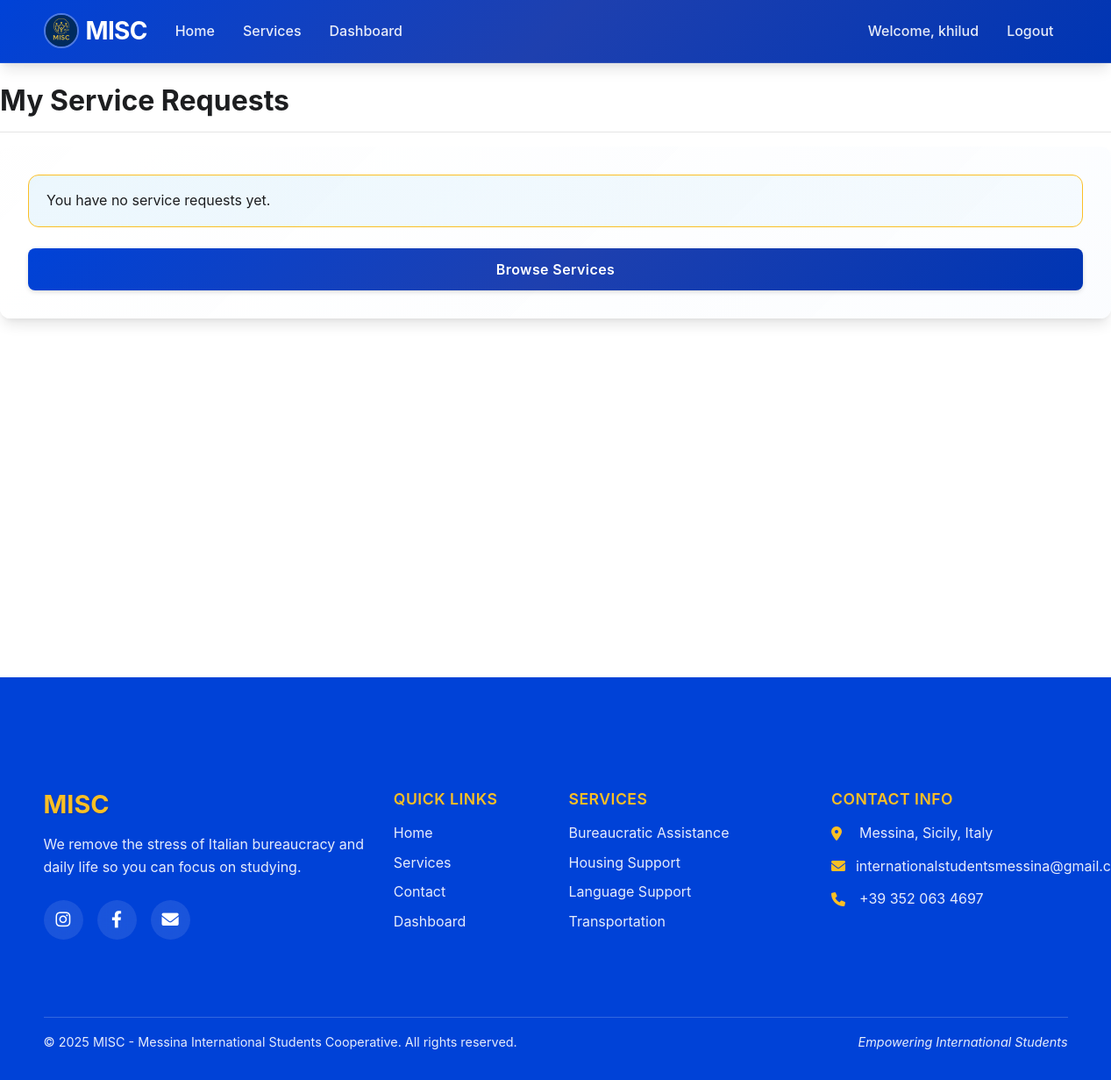
Before: /dashboard/requests (signed in) with the older database file.
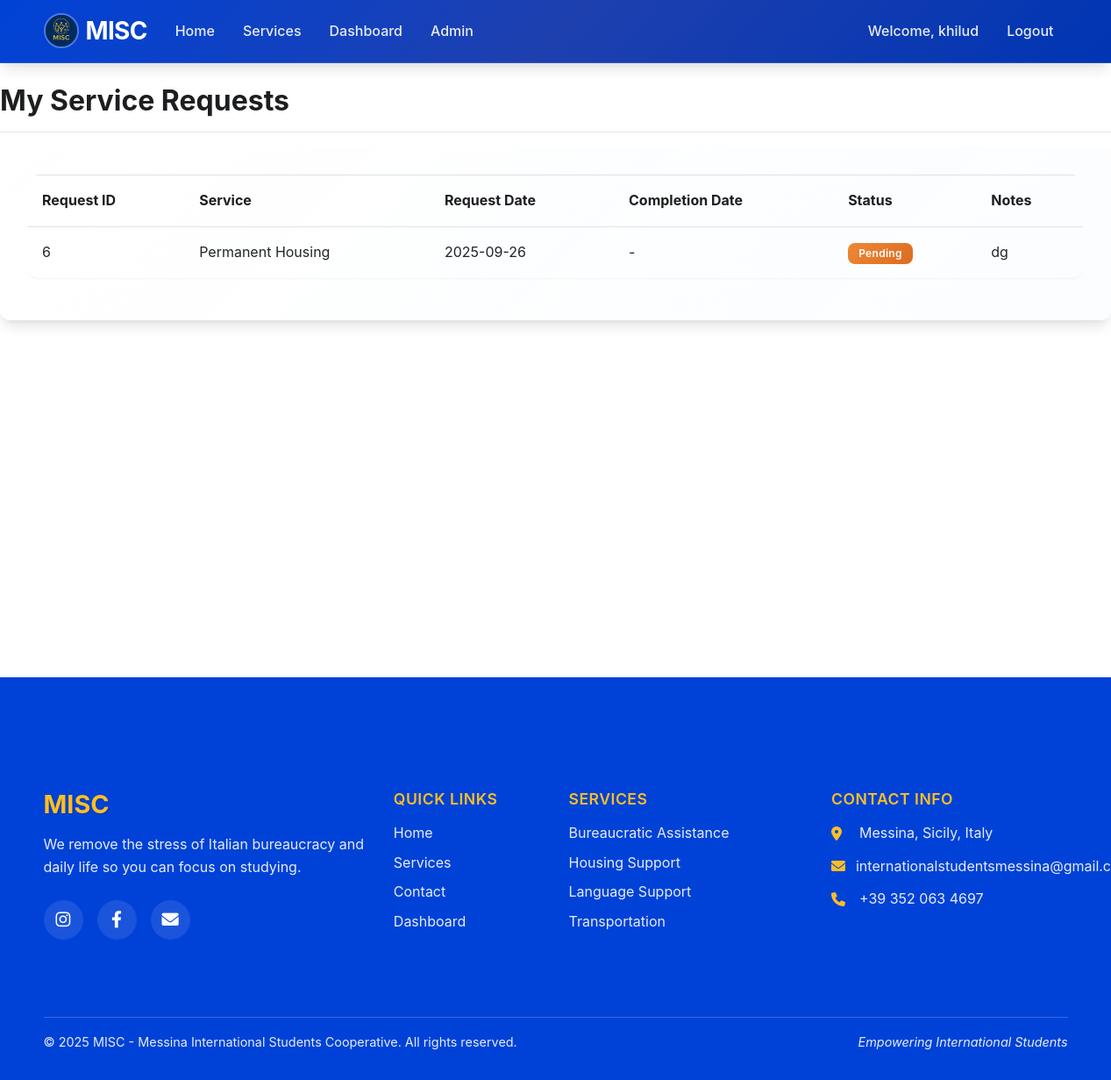
After: the same page with the newer database file.
### app/models.py (models this page shows, shortened)
class ServiceRequest(db.Model):
    id = db.Column(db.Integer, primary_key=True)
    user_id = db.Column(db.Integer, db.ForeignKey('user.id'))
    service_id = db.Column(db.Integer, db.ForeignKey('service.id'))
    status = db.Column(db.String(20), default='pending')  # pending, approved, completed, cancelled
    request_date = db.Column(db.DateTime, default=datetime.utcnow)
    completion_date = db.Column(db.DateTime, nullable=True)
    notes = db.Column(db.Text, nullable=True)

class Service(db.Model):
    id = db.Column(db.Integer, primary_key=True)
    name = db.Column(db.String(64), index=True)
    description = db.Column(db.Text)
    category = db.Column(db.String(50), nullable=False)
    subcategory = db.Column(db.String(50))
    price = db.Column(db.Float)
    is_available = db.Column(db.Boolean, default=True)
    requests = db.relationship('ServiceRequest', backref='service_type', lazy='dynamic')

### app/routes/dashboard.py (the view)
@dashboard.route('/requests')
@login_required
def requests():
    requests = ServiceRequest.query.filter_by(user_id=current_user.id).all()
    return render_template('dashboard/requests.html', requests=requests)

### app/models.py (called while the page is built)
@login_manager.user_loader
def load_user(id):
    return User.query.get(int(id))

### app/templates/dashboard/requests.html (shortened to what this page needs)
{% extends "base.html" %}
{% block content %}
<div class="row">
    <div class="col-md-12">
        <h2>My Service Requests</h2>
        <hr>
    </div>
</div>
<div class="row">
    <div class="col-md-12">
        <div class="card">
            <div class="card-body">
                {% if requests %}
                <div class="table-responsive">
                    <table class="table table-hover">
                        <thead>
                            <tr>
                                <th>Request ID</th>
                                <th>Service</th>
                                <th>Request Date</th>
                                <th>Completion Date</th>
                                <th>Status</th>
                                <th>Notes</th>
                            </tr>
                        </thead>
                        <tbody>
                            {% for request in requests %}
                            <tr>
                                <td>{{ request.id }}</td>
                                <td>{{ request.service_type.name }}</td>
                                <td>{{ request.request_date.strftime('%Y-%m-%d') }}</td>
                                <td>
                                    {% if request.completion_date %}
                                    {{ request.completion_date.strftime('%Y-%m-%d') }}
                                    {% else %}
                                    -
                                    {% endif %}
                                </td>
                                <td>
                                    {% if request.status == 'pending' %}
                                    <span class="badge badge-warning">Pending</span>
                                    {% elif request.status == 'approved' %}
                                    <span class="badge badge-primary">Approved</span>
                                    {% elif request.status == 'completed' %}
                                    <span class="badge badge-success">Completed</span>
                                    {% elif request.status == 'cancelled' %}
                                    <span class="badge badge-danger">Cancelled</span>
                                    {% endif %}
                                </td>
                                <td>
                                    {% if request.notes %}
                                    {{ request.notes|truncate(30) }}
                                    {% else %}
                                    -
                                    {% endif %}
                                </td>
                            </tr>
                            {% endfor %}
                        </tbody>
                    </table>
                </div>
                {% else %}
                <div class="alert alert-info">You have no service requests yet.</div>
                <a href="{{ url_for('service.index') }}" class="btn btn-primary">Browse Services</a>
                {% endif %}
            </div>
        </div>
    </div>
</div>
{% endblock %}

### app/templates/base.html (shortened to what the changed rows need)
<!DOCTYPE html>
<html lang="en">
<head>
    <link rel="stylesheet" href="https://stackpath.bootstrapcdn.com/bootstrap/4.5.2/css/bootstrap.min.css">
    <link rel="stylesheet" href="https://cdnjs.cloudflare.com/ajax/libs/font-awesome/6.0.0/css/all.min.css">
    <link rel="stylesheet" href="{{ url_for('static', filename='css/style.css') }}">
</head>
<body>
    <div class="wrapper d-flex flex-column min-vh-100">
        <nav class="navbar navbar-expand-lg navbar-dark" style="background-color: #1800ad !important;">
            <div class="container">
                <div class="collapse navbar-collapse" id="navbarNav">
                    <ul class="navbar-nav mr-auto">
                        {% if current_user.is_authenticated %}
                        {% if current_user.is_admin %}
                        <li class="nav-item">
                            <a class="nav-link" href="{{ url_for('admin.index') }}">Admin</a>
                        </li>
                        {% endif %}
                        {% endif %}
                    </ul>
                </div>
            </div>
        </nav>
        <main class="flex-grow-1">
            {% block content %}{% endblock %}
        </main>
    </div>
</body>
</html>

Changed rows visible on the page:
changed User "khilud": is_admin False → True (drawn)
added ServiceRequest: id "6", service_type.name "Permanent Housing", request_date "2025-09-26", status "Pending", notes "dg"
Other visible differences:
text no longer shown: "You have no service requests yet. Browse Services"
text now shown: "Admin Request ID Service Request Date Completion Date Status Notes"
